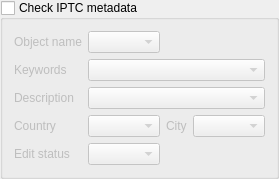
<?xml version="1.0" encoding="UTF-8"?>
<ui version="4.0">
 <class>IptcGroupBox</class>
 <widget class="QGroupBox" name="IptcGroupBox">
  <property name="title">
   <string>Check IPTC metadata</string>
  </property>
  <property name="checkable">
   <bool>true</bool>
  </property>
  <property name="checked">
   <bool>false</bool>
  </property>
  <layout class="QGridLayout" name="gridLayout">
   <item row="3" column="2">
    <widget class="QLabel" name="label_16">
     <property name="text">
      <string>City</string>
     </property>
    </widget>
   </item>
   <item row="3" column="1">
    <widget class="HistoryComboBox" name="countryNameComboBox">
     <property name="sizePolicy">
      <sizepolicy hsizetype="Expanding" vsizetype="Fixed">
       <horstretch>0</horstretch>
       <verstretch>0</verstretch>
      </sizepolicy>
     </property>
     <property name="toolTip">
      <string>Accepts regular expression</string>
     </property>
    </widget>
   </item>
   <item row="0" column="0">
    <widget class="QLabel" name="label_13">
     <property name="text">
      <string>Object name</string>
     </property>
    </widget>
   </item>
   <item row="3" column="0">
    <widget class="QLabel" name="label_15">
     <property name="text">
      <string>Country</string>
     </property>
    </widget>
   </item>
   <item row="4" column="0">
    <widget class="QLabel" name="label_17">
     <property name="text">
      <string>Edit status</string>
     </property>
    </widget>
   </item>
   <item row="3" column="3">
    <widget class="HistoryComboBox" name="cityComboBox">
     <property name="sizePolicy">
      <sizepolicy hsizetype="Expanding" vsizetype="Fixed">
       <horstretch>0</horstretch>
       <verstretch>0</verstretch>
      </sizepolicy>
     </property>
     <property name="toolTip">
      <string>Accepts regular expression</string>
     </property>
    </widget>
   </item>
   <item row="1" column="0">
    <widget class="QLabel" name="label_14">
     <property name="text">
      <string>Keywords</string>
     </property>
    </widget>
   </item>
   <item row="0" column="1">
    <widget class="HistoryComboBox" name="objectNameComboBox">
     <property name="sizePolicy">
      <sizepolicy hsizetype="Expanding" vsizetype="Fixed">
       <horstretch>0</horstretch>
       <verstretch>0</verstretch>
      </sizepolicy>
     </property>
     <property name="toolTip">
      <string>Accepts regular expression</string>
     </property>
    </widget>
   </item>
   <item row="2" column="0">
    <widget class="QLabel" name="label_18">
     <property name="text">
      <string>Description</string>
     </property>
    </widget>
   </item>
   <item row="4" column="1">
    <widget class="HistoryComboBox" name="editStatusComboBox">
     <property name="sizePolicy">
      <sizepolicy hsizetype="Expanding" vsizetype="Fixed">
       <horstretch>0</horstretch>
       <verstretch>0</verstretch>
      </sizepolicy>
     </property>
     <property name="toolTip">
      <string>Accepts regular expression</string>
     </property>
    </widget>
   </item>
   <item row="2" column="1" colspan="3">
    <widget class="HistoryComboBox" name="descriptionComboBox">
     <property name="sizePolicy">
      <sizepolicy hsizetype="Expanding" vsizetype="Fixed">
       <horstretch>0</horstretch>
       <verstretch>0</verstretch>
      </sizepolicy>
     </property>
     <property name="toolTip">
      <string>Accepts regular expression</string>
     </property>
    </widget>
   </item>
   <item row="1" column="1" colspan="3">
    <widget class="HistoryComboBox" name="keywordsComboBox">
     <property name="sizePolicy">
      <sizepolicy hsizetype="Expanding" vsizetype="Fixed">
       <horstretch>0</horstretch>
       <verstretch>0</verstretch>
      </sizepolicy>
     </property>
     <property name="toolTip">
      <string>Accepts regular expression</string>
     </property>
    </widget>
   </item>
  </layout>
 </widget>
 <customwidgets>
  <customwidget>
   <class>HistoryComboBox</class>
   <extends>QComboBox</extends>
   <header>widgets/historycombobox.h</header>
  </customwidget>
 </customwidgets>
 <tabstops>
  <tabstop>objectNameComboBox</tabstop>
  <tabstop>keywordsComboBox</tabstop>
  <tabstop>descriptionComboBox</tabstop>
  <tabstop>countryNameComboBox</tabstop>
  <tabstop>cityComboBox</tabstop>
  <tabstop>editStatusComboBox</tabstop>
 </tabstops>
 <resources/>
 <connections/>
</ui>
